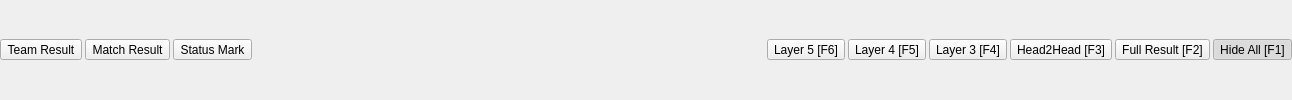
        <widget class="QFrame" name="frame_7">
         <property name="minimumSize">
          <size>
           <width>0</width>
           <height>0</height>
          </size>
         </property>
         <property name="frameShape">
          <enum>QFrame::NoFrame</enum>
         </property>
         <property name="frameShadow">
          <enum>QFrame::Plain</enum>
         </property>
         <layout class="QVBoxLayout" name="verticalLayout_8">
          <property name="spacing">
           <number>0</number>
          </property>
          <property name="leftMargin">
           <number>0</number>
          </property>
          <property name="topMargin">
           <number>0</number>
          </property>
          <property name="rightMargin">
           <number>0</number>
          </property>
          <property name="bottomMargin">
           <number>0</number>
          </property>
          <item>
           <widget class="QFrame" name="frame_8">
            <property name="frameShape">
             <enum>QFrame::NoFrame</enum>
            </property>
            <property name="frameShadow">
             <enum>QFrame::Plain</enum>
            </property>
            <layout class="QHBoxLayout" name="horizontalLayout_6">
             <property name="spacing">
              <number>3</number>
             </property>
             <property name="leftMargin">
              <number>0</number>
             </property>
             <property name="topMargin">
              <number>0</number>
             </property>
             <property name="rightMargin">
              <number>0</number>
             </property>
             <property name="bottomMargin">
              <number>0</number>
             </property>
             <item>
              <widget class="QToolButton" name="teamResultToolButton">
               <property name="text">
                <string>Team Result</string>
               </property>
               <property name="icon">
                <iconset resource="images.qrc">
                 <normaloff>:/images/table_tennis.png</normaloff>:/images/table_tennis.png</iconset>
               </property>
               <property name="iconSize">
                <size>
                 <width>24</width>
                 <height>24</height>
                </size>
               </property>
               <property name="checkable">
                <bool>true</bool>
               </property>
               <property name="toolButtonStyle">
                <enum>Qt::ToolButtonTextUnderIcon</enum>
               </property>
              </widget>
             </item>
             <item>
              <widget class="QToolButton" name="matchResultToolButton">
               <property name="text">
                <string>Match Result</string>
               </property>
               <property name="icon">
                <iconset resource="images.qrc">
                 <normaloff>:/images/dashboard.png</normaloff>:/images/dashboard.png</iconset>
               </property>
               <property name="iconSize">
                <size>
                 <width>24</width>
                 <height>24</height>
                </size>
               </property>
               <property name="checkable">
                <bool>true</bool>
               </property>
               <property name="toolButtonStyle">
                <enum>Qt::ToolButtonTextUnderIcon</enum>
               </property>
              </widget>
             </item>
             <item>
              <widget class="QToolButton" name="statusMarkToolButton">
               <property name="text">
                <string>Status Mark</string>
               </property>
               <property name="icon">
                <iconset resource="images.qrc">
                 <normaloff>:/images/loading_dots.gif</normaloff>:/images/loading_dots.gif</iconset>
               </property>
               <property name="iconSize">
                <size>
                 <width>24</width>
                 <height>24</height>
                </size>
               </property>
               <property name="checkable">
                <bool>true</bool>
               </property>
               <property name="toolButtonStyle">
                <enum>Qt::ToolButtonTextUnderIcon</enum>
               </property>
              </widget>
             </item>
             <item>
              <spacer name="horizontalSpacer_6">
               <property name="orientation">
                <enum>Qt::Horizontal</enum>
               </property>
               <property name="sizeHint" stdset="0">
                <size>
                 <width>512</width>
                 <height>17</height>
                </size>
               </property>
              </spacer>
             </item>
             <item>
              <widget class="QToolButton" name="layer5ToolButton">
               <property name="text">
                <string>Layer 5 [F6]</string>
               </property>
               <property name="icon">
                <iconset resource="images.qrc">
                 <normaloff>:/images/image.png</normaloff>:/images/image.png</iconset>
               </property>
               <property name="iconSize">
                <size>
                 <width>24</width>
                 <height>24</height>
                </size>
               </property>
               <property name="shortcut">
                <string>F6</string>
               </property>
               <property name="checkable">
                <bool>true</bool>
               </property>
               <property name="toolButtonStyle">
                <enum>Qt::ToolButtonTextUnderIcon</enum>
               </property>
              </widget>
             </item>
             <item>
              <widget class="QToolButton" name="layer4ToolButton">
               <property name="text">
                <string>Layer 4 [F5]</string>
               </property>
               <property name="icon">
                <iconset resource="images.qrc">
                 <normaloff>:/images/image.png</normaloff>:/images/image.png</iconset>
               </property>
               <property name="iconSize">
                <size>
                 <width>24</width>
                 <height>24</height>
                </size>
               </property>
               <property name="shortcut">
                <string>F5</string>
               </property>
               <property name="checkable">
                <bool>true</bool>
               </property>
               <property name="toolButtonStyle">
                <enum>Qt::ToolButtonTextUnderIcon</enum>
               </property>
              </widget>
             </item>
             <item>
              <widget class="QToolButton" name="layer3ToolButton">
               <property name="text">
                <string>Layer 3 [F4]</string>
               </property>
               <property name="icon">
                <iconset resource="images.qrc">
                 <normaloff>:/images/image.png</normaloff>:/images/image.png</iconset>
               </property>
               <property name="iconSize">
                <size>
                 <width>24</width>
                 <height>24</height>
                </size>
               </property>
               <property name="shortcut">
                <string>F4</string>
               </property>
               <property name="checkable">
                <bool>true</bool>
               </property>
               <property name="toolButtonStyle">
                <enum>Qt::ToolButtonTextUnderIcon</enum>
               </property>
              </widget>
             </item>
             <item>
              <widget class="QToolButton" name="layer2ToolButton">
               <property name="text">
                <string>Head2Head [F3]</string>
               </property>
               <property name="icon">
                <iconset resource="images.qrc">
                 <normaloff>:/images/people.png</normaloff>:/images/people.png</iconset>
               </property>
               <property name="iconSize">
                <size>
                 <width>24</width>
                 <height>24</height>
                </size>
               </property>
               <property name="shortcut">
                <string>F3</string>
               </property>
               <property name="checkable">
                <bool>true</bool>
               </property>
               <property name="toolButtonStyle">
                <enum>Qt::ToolButtonTextUnderIcon</enum>
               </property>
              </widget>
             </item>
             <item>
              <widget class="QToolButton" name="layer1ToolButton">
               <property name="styleSheet">
                <string notr="true">QToolButton:selected { background-color: rgb(255, 255, 0); }</string>
               </property>
               <property name="text">
                <string>Full Result [F2]</string>
               </property>
               <property name="icon">
                <iconset resource="images.qrc">
                 <normaloff>:/images/table.png</normaloff>:/images/table.png</iconset>
               </property>
               <property name="iconSize">
                <size>
                 <width>24</width>
                 <height>24</height>
                </size>
               </property>
               <property name="shortcut">
                <string>F2</string>
               </property>
               <property name="checkable">
                <bool>true</bool>
               </property>
               <property name="checked">
                <bool>false</bool>
               </property>
               <property name="popupMode">
                <enum>QToolButton::DelayedPopup</enum>
               </property>
               <property name="toolButtonStyle">
                <enum>Qt::ToolButtonTextUnderIcon</enum>
               </property>
              </widget>
             </item>
             <item>
              <widget class="QToolButton" name="hideAllToolButton">
               <property name="text">
                <string>Hide All [F1]</string>
               </property>
               <property name="icon">
                <iconset resource="images.qrc">
                 <normaloff>:/images/close_eye.png</normaloff>:/images/close_eye.png</iconset>
               </property>
               <property name="iconSize">
                <size>
                 <width>24</width>
                 <height>24</height>
                </size>
               </property>
               <property name="shortcut">
                <string>F1</string>
               </property>
               <property name="checkable">
                <bool>true</bool>
               </property>
               <property name="checked">
                <bool>true</bool>
               </property>
               <property name="toolButtonStyle">
                <enum>Qt::ToolButtonTextUnderIcon</enum>
               </property>
              </widget>
             </item>
            </layout>
           </widget>
          </item>
         </layout>
        </widget>
